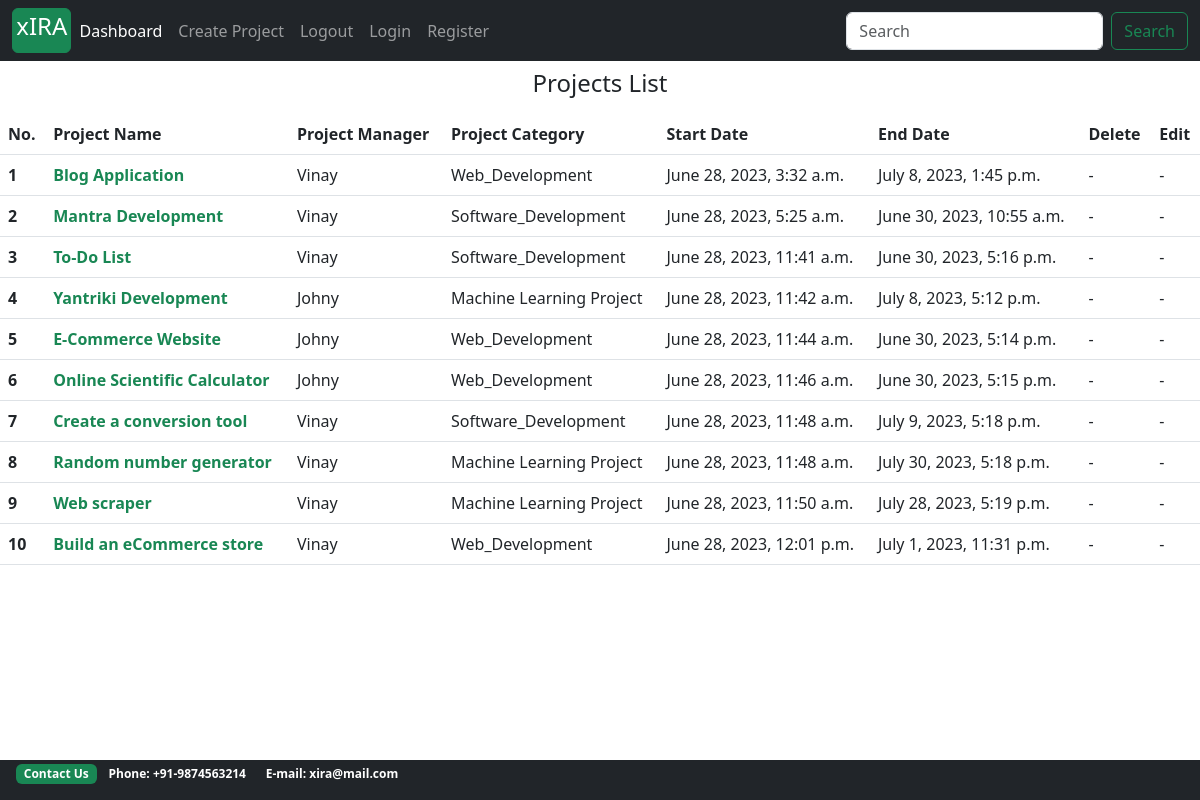
Page /dashboard/ on the earlier database version.
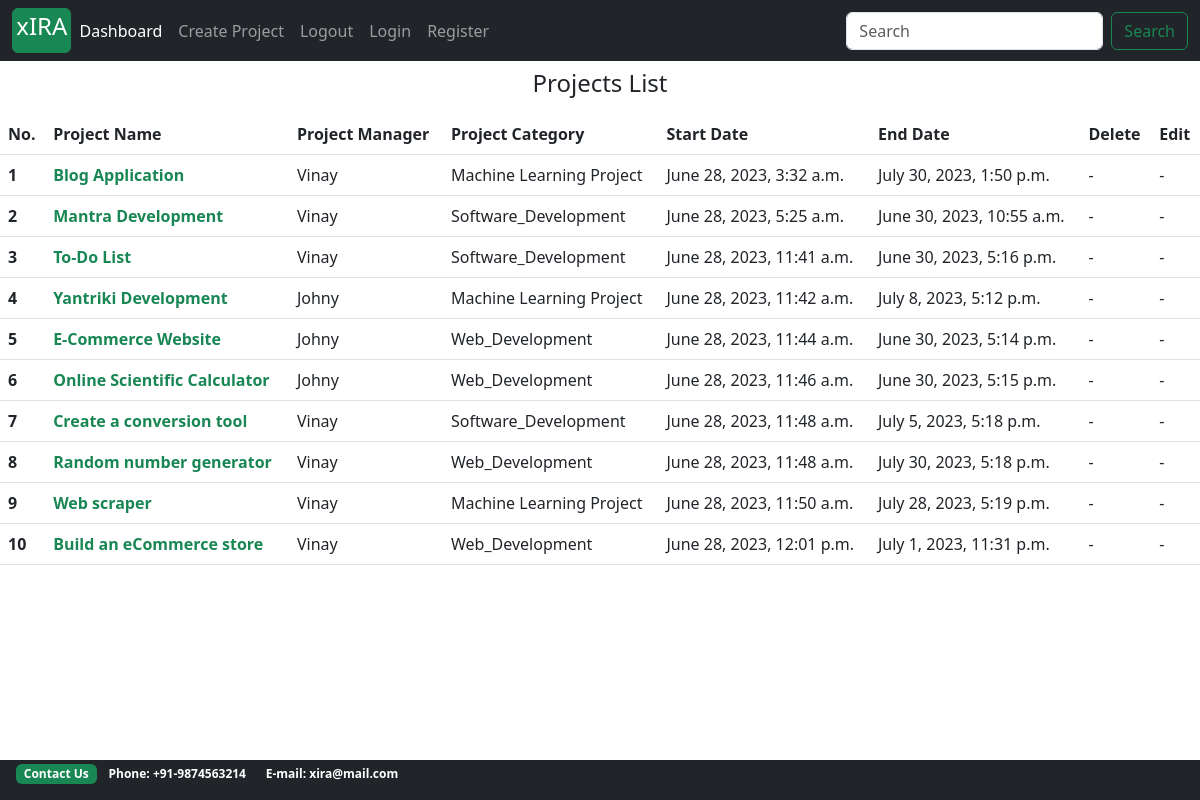
Same page on the later database version.
### projects/models.py (models this page shows, shortened)
class Project(models.Model):
    project_name         = models.CharField(max_length=30)
    project_description  = models.TextField(max_length=600, blank=True)
    project_category     = models.CharField(max_length=30, choices=choices)
    project_manager      =  models.ForeignKey(ProjectManager, on_delete=models.SET_NULL, null=True)
    assignees            =  models.ManyToManyField(Account)
    start_date           = models.DateTimeField(auto_now_add=True)
    estimated_end_date   = models.DateTimeField()

### accounts/models.py (models this page shows, shortened)
class ProjectManager(models.Model):
    project_manager = models.OneToOneField(Account, on_delete=models.CASCADE)
    domain          = models.CharField(max_length=40, choices=choices_1)
    def __str__(self):
        return self.project_manager.first_name

class Account(AbstractBaseUser):
    first_name           = models.CharField(max_length=50)
    last_name            = models.CharField(max_length=50)
    work_email           = models.EmailField(max_length=100, unique=True)
    contact_number       = models.CharField(max_length=50)
    work_profile         = models.CharField(max_length=30, choices=choices)
    date_joined     = models.DateTimeField(auto_now_add=True)
    last_login      = models.DateTimeField(auto_now_add=True)
    is_admin        = models.BooleanField(default=False)
    is_staff        = models.BooleanField(default=False)
    is_active        = models.BooleanField(default=False)
    is_superadmin        = models.BooleanField(default=False)
    USERNAME_FIELD = 'work_email'
    REQUIRED_FIELDS = ['first_name', 'last_name']
    objects = MyAccountManager()

### xIRA/views.py (the view)
# urls.py: path('dashboard/', views.dashboard, name='dashboard'),
def dashboard(request):
    projects = Project.objects.all()
    context = {
        'projects': projects,
    }
    return render(request, 'landingPage.html', context)

### projects/forms.py
class ProjectCreationForm(forms.ModelForm):
    class Meta:
        model = Project
        fields = ('project_name', 'project_category', 'project_description', 'estimated_end_date')
        widgets = {
            'project_name': forms.TextInput(attrs={'class': 'form-control',  }),
            'project_category': forms.Select(attrs={'class': 'form-control', }),
            'project_description': forms.Textarea(attrs={'class': 'form-control', 'rows':4, 'cols':15}),
        }

### projects/context_processors.py (called while the page is built)
def create_project_form(request):
    form = ProjectCreationForm()
    context = {
        'project_creation_form': form
    }
    return context

### templates/landingPage.html
{% extends 'base.html' %}
{% block content %}
<section>
<table class="table caption-top" id="project_table">
  <caption><h4 class="text-dark text-center">Projects List</h4></caption>
  <thead>
    <tr>
      <th scope="col">No.</th>
      <th scope="col">Project Name</th>
      <th scope="col">Project Manager</th>
      <th scope="col">Project Category</th>
      <th scope="col">Start Date</th>
      <th scope="col">End Date</th>
        <th scope="col">Delete</th>
        <th scope="col">Edit</th>
    </tr>
  </thead>
{% for project in projects %}
  <tbody>
    <tr>
      <th scope="row">{{forloop.counter}}</th>
      <td>
              <a href="{% url 'project_detail' project.id %}" style="text-decoration: none" ><strong class="text-success">{{project.project_name}}</strong></a>
      </td>
      <td>{{project.project_manager}}</td>
      <td>{{project.project_category}}</td>
      <td>{{project.start_date}}</td>
      <td>{{project.estimated_end_date}}</td>
      {% if request.user.is_project_manager and project.project_manager.project_manager == request.user %}
        <td><a href="{% url 'delete_project' project.id %}" style="text-decoration: none" class="text-success">Delete</a></td>
        <td><a href="{% url 'edit_project' project.id %}" style="text-decoration: none" class="text-success">Edit</a></td>
      {% else %}
        <td>-</td>
        <td>-</td>
      {% endif %}
    </tr>
{% endfor %}
  </tbody>
</table>
</section>
{% endblock %}

Differences in the rows shown:
changed Project "Blog Application": project_category "Web_Development" → "Machine Learning Project"; estimated_end_date "July 8, 2023, 1:45 p.m." → "July 30, 2023, 1:50 p.m."
changed Project "Create a conversion tool": estimated_end_date "July 9, 2023, 5:18 p.m." → "July 5, 2023, 5:18 p.m."
changed Project "Random number generator": project_category "Machine Learning Project" → "Web_Development"
